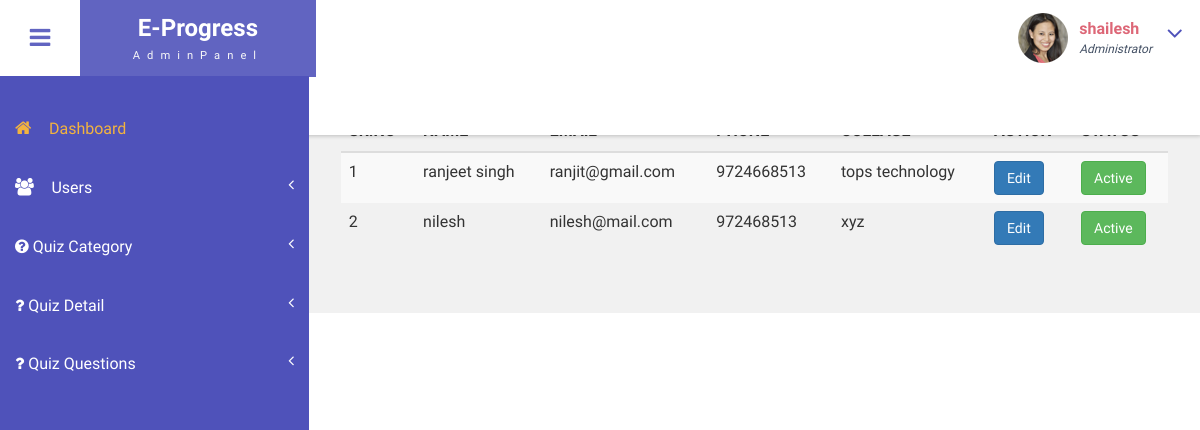
Page /showall (signed in) on the committed database.
### tables this page shows
CREATE TABLE `users` (
  `id` int(11) NOT NULL,
  `name` varchar(255) NOT NULL,
  `gender` varchar(10) NOT NULL,
  `email` varchar(255) NOT NULL,
  `college` varchar(255) NOT NULL,
  `mob` varchar(50) NOT NULL,
  `password` varchar(255) NOT NULL,
  `roll_id` int(11) NOT NULL DEFAULT 2,
  `create at` timestamp NULL DEFAULT current_timestamp(),
  `update at` timestamp NULL DEFAULT current_timestamp(),
  `is_deleted` tinyint(1) NOT NULL DEFAULT 0
);

### index.php (called while the page is built)
<?php
require_once("Controller/Controller.php");
?>

### Model/Model.php (called while the page is built, shortened)
<?php
class Model
{
    function __construct(protected $connection = null)
    {
        try {
            $this->connection = new mysqli("localhost", "root", "", "project_oes");
        } catch (\Exception $e) {
            $ErrorMsg = PHP_EOL . "Error Date Time >>> " . date('d-m-Y h:i:s A') . PHP_EOL . "Error Msg >>> " . $e->getMessage() . PHP_EOL;
            if (!file_exists('log')) {
                mkdir("log");
            }
            $FileName = date('d_m_Y');
            file_put_contents("log/" . $FileName . "_log.txt", $ErrorMsg, FILE_APPEND);
        }
    }
    function Select($tbl, $where = null)
    {
        $SQL = " SELECT * FROM $tbl";
        if ($where != null || $where != "") {
            $SQL .= " WHERE";
            foreach ($where as $key => $value) {
                $SQL .= " $key = '$value' AND";
            }
            $SQL = rtrim($SQL, "AND");
        }
        $SQLEx = $this->connection->query($SQL);
        if ($SQLEx->num_rows > 0) {
            while ($data = $SQLEx->fetch_object()) {
                $FetchData[] = $data;
            }
            $Responce['Code'] = "1";
            $Responce['Msg'] = "Msg";
            $Responce['Data'] = $FetchData;
        } else {
            $Responce['Code'] = "0";
            $Responce['Msg'] = "Try Again";
            $Responce['Data'] = "0";
        }
        return $Responce;
    }
}
?>

### View/Admin/showall.php (the view, shortened to what this page needs)
<div id="page-wrapper">
    <div class="main-page">
        <table class="table table-striped table-dark">
            <thead>
                <tr>
                    <th>SR.NO</th>
                    <th>NAME</th>
                    <th>EMAIL</th>
                    <th>PHONE</th>
                    <th>COLLAGE</th>
                    <th>ACTION</th>
                    <th>STATUS</th>
                </tr>
            </thead>
            <tbody>
                <?php
                if (!empty($Showall['Data'])) {
                    $i = 0;
                    foreach ($Showall['Data'] as $key => $value) {
                        $i++; ?>
                        <tr>
                            <td><?php echo $i; ?></td>
                            <td><?php echo $value->name; ?></td>
                            <td><?php echo $value->email; ?></td>
                            <td><?php echo $value->mob; ?></td>
                            <td><?php echo $value->college; ?></td>
                            <td>
                                <a href="edit?id=<?php echo $value->id; ?>" class="btn btn-primary">Edit</a> &nbsp;
                            </td>
                            <td>
                                <?php if ($value->is_deleted == 0) { ?>
                                    <a href="status?id=<?php echo $value->id; ?>&is_deleted=0" class="btn btn-success">Active</a>
                                <?php  } else { ?>
                                    <a href="status?id=<?php echo $value->id; ?>&is_deleted=1" class="btn btn-danger">Inactive</a>
                                <?php  } ?>
                            </td>
                        </tr>
                    <?php }
                } else { ?>
                    <tr>
                        <td colspan="6" class="text-center">NO DATA FOUND </td>
                    </tr>
                <?php  }
                ?>
            </tbody>
        </table>
    </div>
</div>

### Public/Admin/css/style.css (style rules this page uses)
html, body { font-family: 'Roboto Condensed', sans-serif; font-size: 100%; overflow-x: hidden; background: #fff; }
body a { transition: 0.5s all ease; -webkit-transition: 0.5s all ease; -moz-transition: 0.5s all ease; -o-transition: 0.5s all ease; -ms-transition: 0.5s all ease; text-decoration:none; }
.cbp-spmenu-push { overflow-x: hidden; position: relative; }
.cbp-spmenu, .cbp-spmenu-push { -webkit-transition: all 0.3s ease; -moz-transition: all 0.3s ease; transition: all 0.3s ease; }
.cbp-spmenu-push div#page-wrapper { margin: 0 0 0 19.3em; transition:.5s all; -webkit-transition:.5s all; -moz-transition:.5s all; }
.table > thead > tr > th, .table > tbody > tr > th, .table > tfoot > tr > th, .table > thead > tr > td, .table > tbody > tr > td, .table > tfoot > tr > td { border-top: none; }

### Public/Admin/css/custom.css (style rules this page uses)
#page-wrapper { padding:7em 2em 2.5em; background-color: #F1F1F1; }

### rows in the picture
users: name "ranjeet singh", email "ranjit@gmail.com", mob "9724668513", college "tops technology"
users: name "nilesh", email "nilesh@mail.com", mob "972468513", college "xyz"

### other values in the picture
$_SESSION['Userdata'][0]->name "shailesh"
